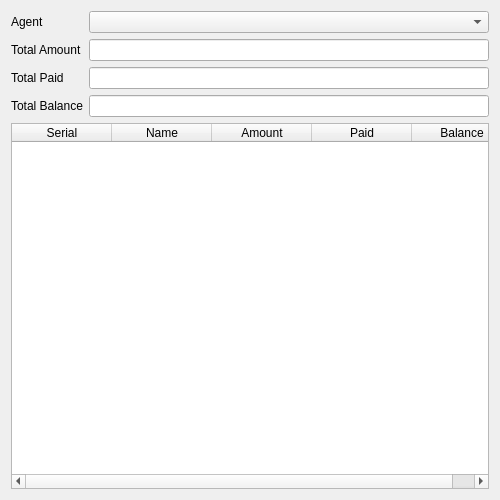
<?xml version="1.0" encoding="UTF-8"?>
<ui version="4.0">
 <class>DaybookAgentDialog</class>
 <widget class="QDialog" name="DaybookAgentDialog">
  <property name="geometry">
   <rect>
    <x>0</x>
    <y>0</y>
    <width>500</width>
    <height>500</height>
   </rect>
  </property>
  <property name="windowTitle">
   <string>Daybook Agent</string>
  </property>
  <layout class="QGridLayout" name="gridLayout">
   <item row="0" column="0">
    <widget class="QLabel" name="label_1">
     <property name="text">
      <string>Agent</string>
     </property>
    </widget>
   </item>
   <item row="0" column="1">
    <widget class="QComboBox" name="agentCombo">
     <property name="currentIndex">
      <number>-1</number>
     </property>
    </widget>
   </item>
   <item row="1" column="0">
    <widget class="QLabel" name="label">
     <property name="text">
      <string>Total Amount</string>
     </property>
    </widget>
   </item>
   <item row="1" column="1">
    <widget class="QLineEdit" name="totalAmountEdit">
     <property name="readOnly">
      <bool>true</bool>
     </property>
    </widget>
   </item>
   <item row="2" column="0">
    <widget class="QLabel" name="label_2">
     <property name="text">
      <string>Total Paid</string>
     </property>
    </widget>
   </item>
   <item row="2" column="1">
    <widget class="QLineEdit" name="totalPaidEdit">
     <property name="readOnly">
      <bool>true</bool>
     </property>
    </widget>
   </item>
   <item row="3" column="0">
    <widget class="QLabel" name="label_3">
     <property name="text">
      <string>Total Balance</string>
     </property>
    </widget>
   </item>
   <item row="3" column="1">
    <widget class="QLineEdit" name="totalBalanceEdit">
     <property name="readOnly">
      <bool>true</bool>
     </property>
    </widget>
   </item>
   <item row="4" column="0" colspan="2">
    <widget class="QTableWidget" name="tableWidget">
     <property name="sizePolicy">
      <sizepolicy hsizetype="Expanding" vsizetype="Expanding">
       <horstretch>0</horstretch>
       <verstretch>1</verstretch>
      </sizepolicy>
     </property>
     <property name="editTriggers">
      <set>QAbstractItemView::NoEditTriggers</set>
     </property>
     <property name="alternatingRowColors">
      <bool>true</bool>
     </property>
     <property name="selectionMode">
      <enum>QAbstractItemView::SingleSelection</enum>
     </property>
     <property name="selectionBehavior">
      <enum>QAbstractItemView::SelectRows</enum>
     </property>
     <property name="horizontalScrollMode">
      <enum>QAbstractItemView::ScrollPerPixel</enum>
     </property>
     <property name="gridStyle">
      <enum>Qt::SolidLine</enum>
     </property>
     <property name="sortingEnabled">
      <bool>true</bool>
     </property>
     <property name="cornerButtonEnabled">
      <bool>true</bool>
     </property>
     <property name="columnCount">
      <number>5</number>
     </property>
     <attribute name="verticalHeaderVisible">
      <bool>true</bool>
     </attribute>
     <column>
      <property name="text">
       <string>Serial</string>
      </property>
     </column>
     <column>
      <property name="text">
       <string>Name</string>
      </property>
     </column>
     <column>
      <property name="text">
       <string>Amount</string>
      </property>
     </column>
     <column>
      <property name="text">
       <string>Paid</string>
      </property>
     </column>
     <column>
      <property name="text">
       <string>Balance</string>
      </property>
     </column>
    </widget>
   </item>
  </layout>
 </widget>
 <resources/>
 <connections/>
</ui>
